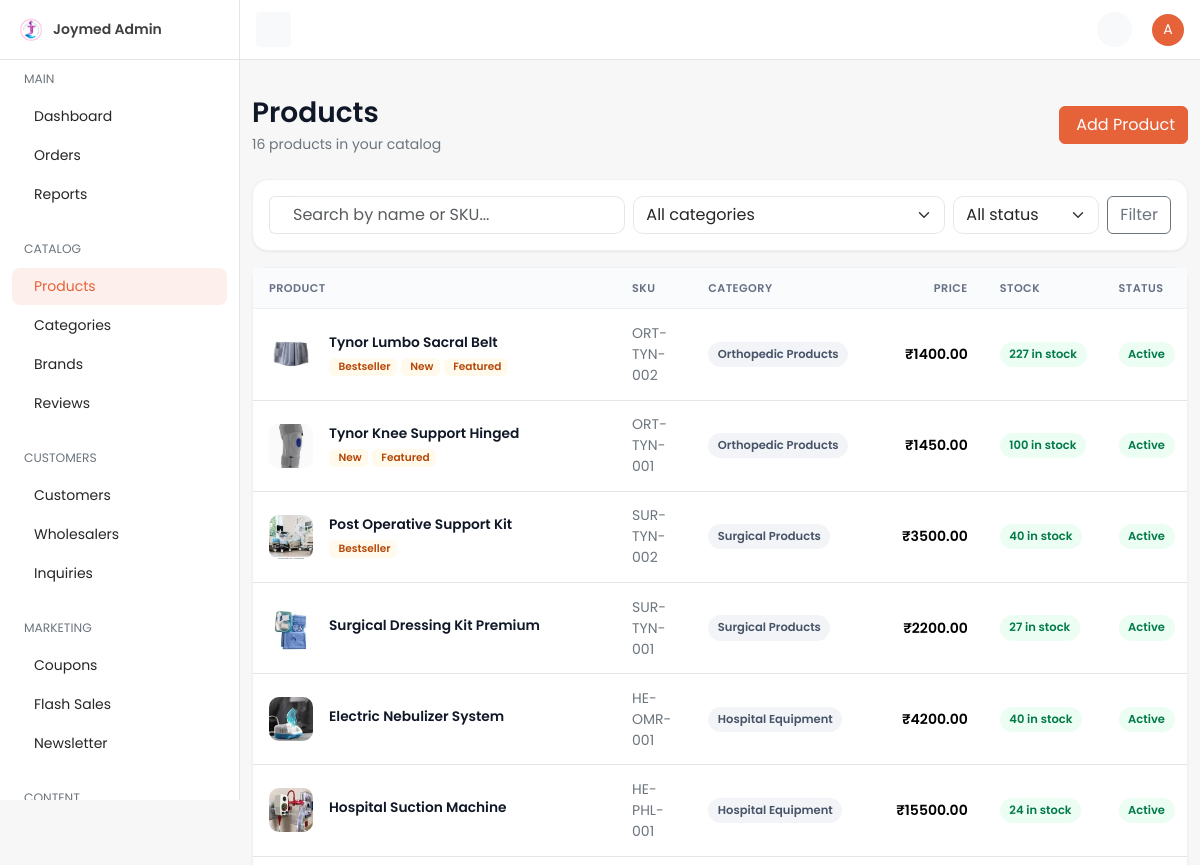
/dashboard/product/ (signed in, upper part), run on an earlier commit of the app's database.
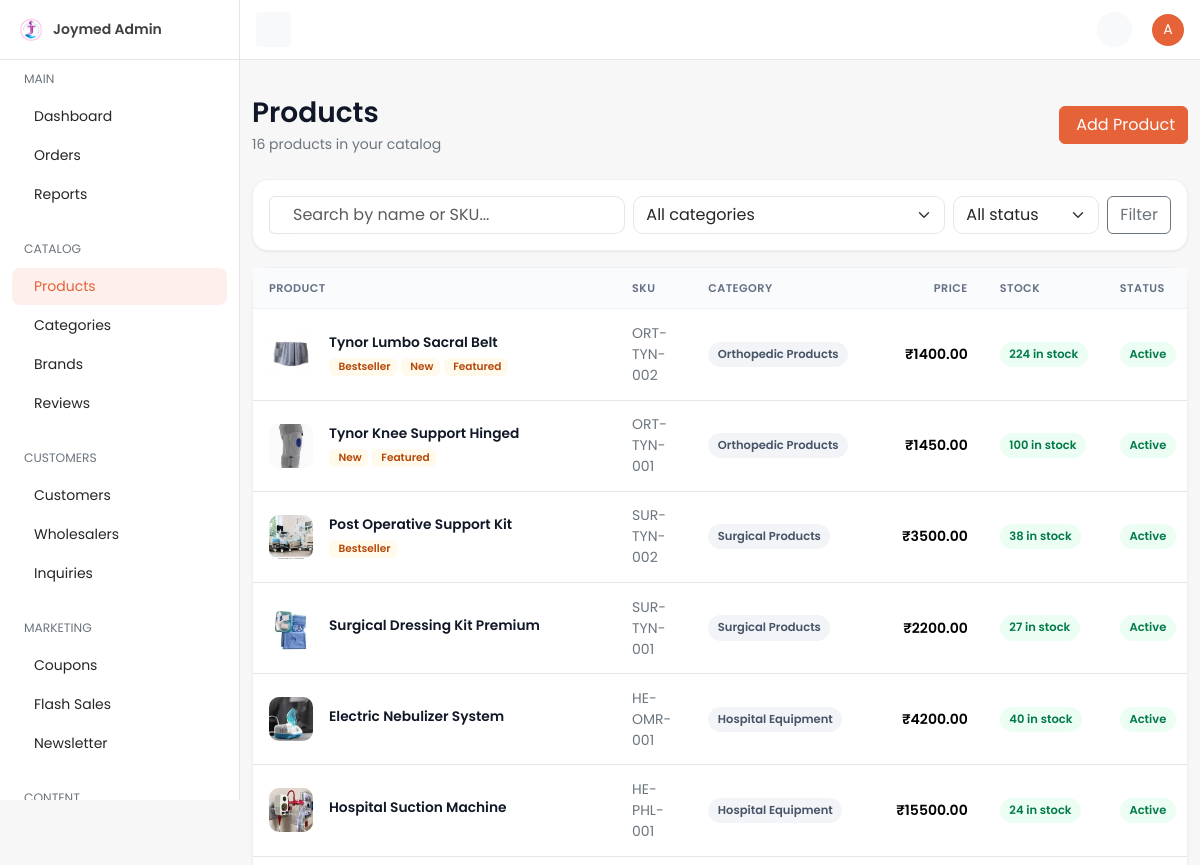
And on a later commit of the database.
### catalog/models.py (models this page shows, shortened)
class Product(TimeStampedModel):
    name = models.CharField(max_length=255, verbose_name="Name")
    slug = models.SlugField(
        max_length=255,
        unique=True,
        db_index=True,
        verbose_name="Slug",
    )
    sku = models.CharField(
        max_length=64,
        unique=True,
        db_index=True,
        verbose_name="SKU",
        help_text="Stock keeping unit identifier.",
    )
    category = models.ForeignKey(
        Category,
        on_delete=models.PROTECT,
        related_name="products",
        verbose_name="Category",
    )
    brand = models.ForeignKey(
        Brand,
        on_delete=models.SET_NULL,
        null=True,
        blank=True,
        related_name="products",
        verbose_name="Brand",
    )
    base_price = models.DecimalField(
        max_digits=12,
        decimal_places=2,
        verbose_name="Base price",
        help_text="Default price before variant deltas.",
    )
    mrp = models.DecimalField(max_digits=12, decimal_places=2, verbose_name="MRP")
    purchase_price = models.DecimalField(max_digits=12, decimal_places=2, verbose_name="Purchase Price")
    wholesale_rate = models.DecimalField(max_digits=12, decimal_places=2, default=0, blank=True, verbose_name="Wholesale Rate")
    is_rental = models.BooleanField(default=False, db_index=True, verbose_name="Is Rental Eligible")
    rental_price = models.DecimalField(max_digits=12, decimal_places=2, null=True, blank=True, verbose_name="Rental Price")
    show_rental_storefront = models.BooleanField(default=True, db_index=True, verbose_name="Show Rental in Storefront")
    color = models.CharField(
        max_length=50,
        blank=True,
        db_index=True,
        verbose_name="Color",
        help_text="Primary color for PLP color-filter chips.",
    )
    is_active = models.BooleanField(
        default=True,
        db_index=True,
        verbose_name="Is active",
    )
    is_featured = models.BooleanField(
        default=False,
        db_index=True,
        verbose_name="Is featured",
    )
    is_bestseller = models.BooleanField(
        default=False,
        db_index=True,
        verbose_name="Is bestseller",
    )
    is_new_arrival = models.BooleanField(
        default=False,
        db_index=True,
        verbose_name="Is new arrival",
    )
    stock_quantity = models.PositiveIntegerField(
        default=0,
        verbose_name="Stock quantity",
    )
    meta_title = models.CharField(max_length=70, blank=True, verbose_name="Meta title")
    meta_description = models.CharField(max_length=160, blank=True, verbose_name="Meta description")
    og_image = models.ImageField(
        upload_to="seo/products/",
        blank=True,
        null=True,
        verbose_name="Open Graph image",
    )
    low_stock_threshold = models.PositiveIntegerField(
        default=5,
        verbose_name="Low stock threshold",
        help_text="Triggers low-stock alerts when stock falls at or below this value.",
    )
    class Meta:
        verbose_name = "Product"
        verbose_name_plural = "Products"
        indexes = [
            models.Index(
                fields=["is_active", "category_id"],
                name="cat_prod_active_category_idx",
            ),
            models.Index(
                fields=["is_active", "is_bestseller"],
                name="cat_prod_active_bestseller_idx",
            ),
            models.Index(fields=["is_active", "is_new_arrival"], name="cat_prod_active_new_idx"),
            models.Index(
                fields=["is_active", "is_featured"], name="cat_prod_featured_idx"
            ),
        ]
    @property
    def price(self):
        return self.base_price
    @price.setter
    def price(self, value):
        self.base_price = value

class Category(TimeStampedModel):
    name = models.CharField(
        max_length=120,
        verbose_name="Name",
        help_text="Display name of the category.",
    )
    slug = models.SlugField(
        max_length=120,
        unique=True,
        db_index=True,
        verbose_name="Slug",
        help_text="URL-friendly category identifier.",
    )
    meta_title = models.CharField(max_length=70, blank=True, verbose_name="Meta title")
    meta_description = models.CharField(max_length=160, blank=True, verbose_name="Meta description")
    og_image = models.ImageField(
        upload_to="seo/categories/",
        blank=True,
        null=True,
        verbose_name="Open Graph image",
    )
    parent = models.ForeignKey(
        "self",
        on_delete=models.SET_NULL,
        null=True,
        blank=True,
        related_name="children",
        verbose_name="Parent category",
        help_text="Parent node in the category tree; null for top-level.",
    )
    display_order = models.PositiveIntegerField(
        default=0,
        verbose_name="Display order",
        help_text="Lower values appear first in navigation.",
    )
    is_active = models.BooleanField(
        default=True,
        db_index=True,
        verbose_name="Is active",
        help_text="When False, category is hidden from the storefront.",
    )
    class Meta:
        verbose_name = "Category"
        verbose_name_plural = "Categories"
        ordering = ["display_order", "name"]
        indexes = [
            models.Index(fields=["is_active"], name="cat_category_is_active_idx"),
        ]

### dashboard/views/catalog.py (the view)
# urls.py: path("product/", catalog.ProductListView.as_view(), name="product-list"),
class ProductListView(DashboardListView):
    model = Product
    template_name = "dashboard/catalog/product_list.html"
    nav_section = "products"
    url_basename = "product"
    singular_name = "Product"
    plural_name = "Products"
    search_fields = ["name", "sku"]
    select_related = ["category", "brand"]
    prefetch_related = ["images"]
    paginate_by = 20
    def get_queryset(self):
        qs = super().get_queryset()
        status = self.request.GET.get("status", "")
        if status == "active":
            qs = qs.filter(is_active=True)
        elif status == "inactive":
            qs = qs.filter(is_active=False)
        elif status == "low":
            qs = qs.filter(stock_quantity__lte=F("low_stock_threshold"))
        elif status == "out":
            qs = qs.filter(stock_quantity=0)
        category = self.request.GET.get("category", "")
        if category.isdigit():
            qs = qs.filter(category_id=int(category))
        return qs
    def get_context_data(self, **kwargs):
        context = super().get_context_data(**kwargs)
        default_currency = Currency.objects.filter(is_default=True).first()
        context["currency_symbol"] = default_currency.symbol if default_currency else ""
        context["categories"] = Category.objects.order_by("name")
        context["status_filter"] = self.request.GET.get("status", "")
        context["category_filter"] = self.request.GET.get("category", "")
        return context

### cart/selectors.py (called while the page is built)
def get_cart_for_request(*, request: HttpRequest) -> Optional[Cart]:
    if hasattr(request, _CART_CACHE_ATTR):
        return getattr(request, _CART_CACHE_ATTR)
    if not request.session.session_key:
        request.session.create()
    session_key = request.session.session_key
    cart = None
    if request.user.is_authenticated and hasattr(request.user, "customer_profile"):
        cart = (
            Cart.objects.filter(customer_profile=request.user.customer_profile)
            .select_related("currency", "destination_city")
            .first()
        )
    if cart is None:
        cart = (
            Cart.objects.filter(session_key=session_key)
            .select_related("currency", "destination_city")
            .first()
        )
    setattr(request, _CART_CACHE_ATTR, cart)
    return cart

def get_cart_item_count(*, cart: Cart | None) -> int:
    if cart is None:
        return 0
    total = CartItem.objects.filter(cart=cart).aggregate(total=Sum("quantity"))["total"]
    return int(total or 0)

def get_cart_count(*, request: HttpRequest) -> int:
    cart = get_cart_for_request(request=request)
    return get_cart_item_count(cart=cart)

### dashboard/templates/dashboard/catalog/product_list.html (shortened to what this page needs)
{% extends "dashboard/base.html" %}
{% load dashboard_extras %}
{% block page_title %}Products{% endblock %}
{% block breadcrumbs %}<p class="mb-0 text-secondary">{{ paginator.count }} product{{ paginator.count|pluralize }} in your catalog</p>{% endblock %}
{% block page_actions %}
<a href="{{ create_url }}" class="btn btn-primary">Add Product</a>
{% endblock %}
{% block content %}
<div class="card mb-3">
  <div class="card-body">
    <form method="get" class="row g-2 align-items-center">
      <div class="col-12 col-md">
        <div class="input-group">
          <span class="input-group-text bg-transparent border-end-0"></span>
          <input type="text" name="q" value="{{ search_query }}" class="form-control border-start-0 ps-0"
                 placeholder="Search by name or SKU..." />
        </div>
      </div>
      <div class="col-6 col-md-auto">
        <select name="category" class="form-select" onchange="this.form.submit()">
          <option value="">All categories</option>
        </select>
      </div>
      <div class="col-6 col-md-auto">
        <select name="status" class="form-select" onchange="this.form.submit()">
          <option value="">All status</option>
        </select>
      </div>
      <div class="col-12 col-md-auto d-grid d-md-block">
        <button type="submit" class="btn btn-outline-secondary">Filter</button>
      </div>
    </form>
  </div>
</div>
<div class="card">
  <div class="table-responsive">
    <table class="table data-table align-middle mb-0">
      <thead>
        <tr>
          <th>Product</th>
          <th>SKU</th>
          <th>Category</th>
          <th class="text-end">Price</th>
          <th>Stock</th>
          <th>Status</th>
        </tr>
      </thead>
      <tbody>
        {% for obj in objects %}
        <tr>
          <td>
            <div class="d-flex align-items-center gap-3">
              {% with img=obj|primary_image %}
              {% if img %}<img src="{{ img }}" class="thumb" alt="">{% else %}<span class="thumb thumb-fallback">{{ obj.name|first|upper }}</span>{% endif %}
              {% endwith %}
              <div class="list-main">
                <p class="list-title mb-0">{{ obj.name }}</p>
                <div class="d-flex gap-1 mt-1 flex-wrap">
                  {% if obj.is_bestseller %}<span class="tag-chip">Bestseller</span>{% endif %}
                  {% if obj.is_new_arrival %}<span class="tag-chip">New</span>{% endif %}
                  {% if obj.is_featured %}<span class="tag-chip">Featured</span>{% endif %}
                </div>
              </div>
            </div>
          </td>
          <td><span class="text-secondary">{{ obj.sku }}</span></td>
          <td>{% if obj.category_id %}<span class="pill pill-gray">{{ obj.category.name }}</span>{% else %}<span class="text-secondary">—</span>{% endif %}</td>
          <td class="text-end fw-semibold">{{ currency_symbol }}{{ obj.base_price|floatformat:2 }}</td>
          <td>
            {% if obj.stock_quantity == 0 %}
              <span class="pill pill-red">Out of stock</span>
            {% elif obj.stock_quantity <= obj.low_stock_threshold %}
              <span class="pill pill-amber">{{ obj.stock_quantity }} left</span>
            {% else %}
              <span class="pill pill-green">{{ obj.stock_quantity }} in stock</span>
            {% endif %}
          </td>
          <td>
            {% if obj.is_active %}<span class="pill pill-green">Active</span>{% else %}<span class="pill pill-gray">Inactive</span>{% endif %}
          </td>
        </tr>
        {% endfor %}
      </tbody>
    </table>
  </div>
</div>
{% endblock %}

What changed in the data, as far as the page shows it:
changed Product "ORT-TYN-002": stock_quantity "227" → "224"
changed Product "SUR-TYN-002": stock_quantity "40" → "38"
